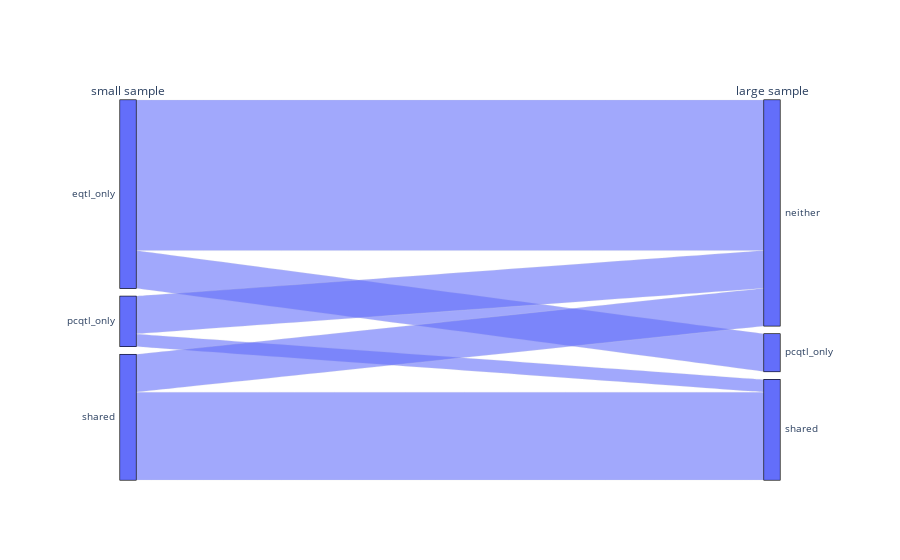

Notebook code for this chart:
### Code cell
# make a flow diagram

import plotly.graph_objects as go

# Create dimensions
sub_dim = go.parcats.Dimension(
    values=coloc_annotated_signals_final.exclusive_label_sub,
    categoryorder='category ascending', label="small sample"
)

full_dim = go.parcats.Dimension(
    values=coloc_annotated_signals_final.exclusive_label_full,
    categoryorder='category ascending', label="large sample"
)

# Create parcats trace
color = coloc_annotated_signals_final.exclusive_label_sub;
colorscale = [['eqtl_only', 'lightsteelblue'], ['pcqtl_only', 'mediumseagreen'], ['shared', 'aliceblue']];

fig = go.Figure(data = [go.Parcats(dimensions=[sub_dim, full_dim],
        #line={'color': color, 'colorscale': colorscale},
        hoveron='color', hoverinfo='count+probability',
        arrangement='freeform')])

fig.show()

### Figure 1 — Plotly figure (JSON) as saved in the notebook; plotly's stock layout.template omitted (floating-point values rounded to 4 significant figures)
{"data": [{"arrangement": "freeform", "dimensions": [{"categoryorder": "category ascending", "label": "small sample", "values": ["shared", "shared", "shared", "eqtl_only", "eqtl_only", "eqtl_only", "shared", "shared", "shared", "shared", "pcqtl_only", "shared", "shared", "shared", "eqtl_only", "eqtl_only", "eqtl_only", "eqtl_only", "pcqtl_only", "eqtl_only", "eqtl_only", "eqtl_only", "pcqtl_only", "eqtl_only", "eqtl_only", "eqtl_only", "pcqtl_only", "eqtl_only", "eqtl_only"]}, {"categoryorder": "category ascending", "label": "large sample", "values": ["shared", "shared", "shared", "pcqtl_only", "pcqtl_only", "pcqtl_only", "shared", "shared", "shared", "shared", "shared", "neither", "neither", "neither", "neither", "neither", "neither", "neither", "neither", "neither", "neither", "neither", "neither", "neither", "neither", "neither", "neither", "neither", "neither"]}], "hoverinfo": "count+probability", "hoveron": "color", "type": "parcats"}], "layout": {}}
